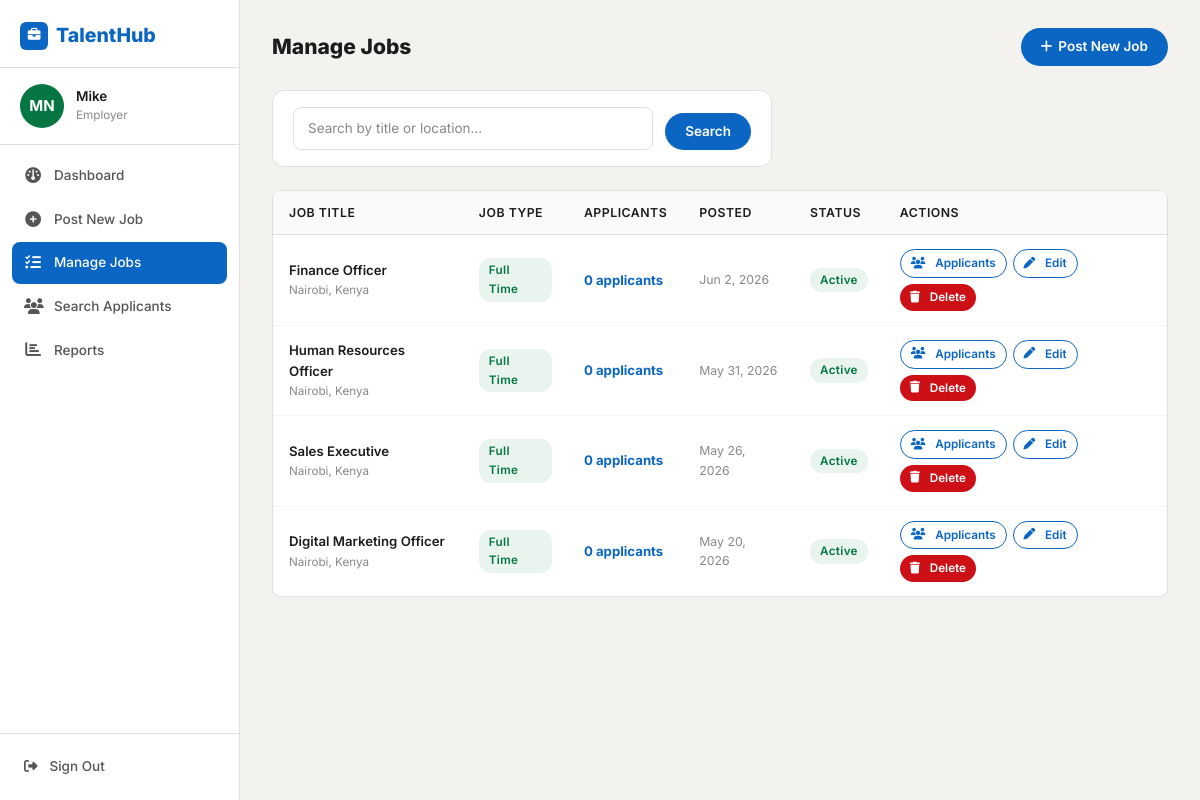
Page /staff/jobs/ (signed in) on the committed database.
### job_seeker/models.py (models this page shows, shortened)
class User(AbstractUser):
    STAFF = 'staff'
    APPLICANT = 'applicant'
    user_types = [
        (STAFF, 'staff'),
        (APPLICANT, 'applicant'),
    ]
    contact = models.CharField(max_length=100, blank=True)
    location = models.CharField(max_length=100, blank=True)
    user_type = models.CharField(max_length=20, choices=user_types, blank=True)
    class Meta:
        ordering = ['first_name', 'last_name']
    @property
    def full_name(self):
        return f'{self.first_name} {self.last_name}'.strip() or self.username
    @property
    def initials(self):
        parts = self.full_name.split()
        if len(parts) >= 2:
            return (parts[0][0] + parts[-1][0]).upper()
        return self.username[:2].upper()

class Job(models.Model):
    staff = models.ForeignKey(User, related_name='jobs', on_delete=models.CASCADE, null=True)
    title = models.CharField(max_length=255)
    company = models.CharField(max_length=200, null=True, blank=True)
    location = models.CharField(max_length=255)
    description = models.TextField()
    skills_req = models.CharField(max_length=500, null=True, blank=True)
    job_type = models.CharField(max_length=30, choices=JOB_TYPES, default='Full Time', null=True)
    link = models.URLField(null=True, blank=True)
    salary = models.CharField(max_length=100, null=True, blank=True)
    slug = AutoSlugField(populate_from='title', unique=True, null=True)
    date_posted = models.DateTimeField(default=timezone.now)
    deadline = models.DateField(null=True, blank=True)

### job_seeker/decorators.py (the view)
    def wrapper_func(request, *args, **kwargs):
        if not request.user.is_authenticated:
            return redirect('login')
        if request.user.user_type == User.STAFF or request.user.is_superuser:
            return view_func(request, *args, **kwargs)
        messages.error(request, 'Access denied. This page is for employers only.')
        return redirect('home')

### job_seeker/views.py (called while the page is built)
@login_required
@staff_required
def all_jobs(request):
    jobs = Job.objects.filter(staff=request.user).annotate(
        app_count=Count('application')
    ).order_by('-date_posted')
    search_query = request.GET.get('q', '').strip()
    if search_query:
        jobs = jobs.filter(Q(title__icontains=search_query) | Q(location__icontains=search_query))
    paginator = Paginator(jobs, 10)
    page_obj = paginator.get_page(request.GET.get('page'))
    context = {'jobs': page_obj, 'search_query': search_query}
    return render(request, 'staff/job_post.html', context)

### templates/staff/job_post.html (shortened to what this page needs)
{% extends 'base.html' %}
{% block body %}
{% include 'staff/side_bar_staff.html' %}
<div class="sidebar-main">
  <div class="page-header">
    <h1 class="page-title">Manage Jobs</h1>
    <a href="{% url 'add-job' %}" class="btn-primary-th">
      <i class="fa-solid fa-plus"></i> Post New Job
    </a>
  </div>
  <form method="get" class="filter-bar mb-4" style="max-width:500px;">
    <div class="filter-group" style="flex:1;">
      <input type="text" name="q" value="{{ search_query }}" class="th-form-control" placeholder="Search by title or location…">
    </div>
    <button type="submit" class="btn-primary-th">Search</button>
  </form>
  <div class="th-table-wrapper">
    <table class="th-table">
      <thead>
        <tr>
          <th>Job Title</th>
          <th>Job Type</th>
          <th>Applicants</th>
          <th>Posted</th>
          <th>Status</th>
          <th>Actions</th>
        </tr>
      </thead>
      <tbody>
        {% for job in jobs %}
        <tr>
          <td>
            <div style="font-weight:600;color:var(--text-dark);">{{ job.title }}</div>
            <div style="font-size:.78rem;color:var(--text-light);">{{ job.location }}</div>
          </td>
          <td>
            <span class="badge-status badge-active">{{ job.job_type }}</span>
          </td>
          <td>
            <a href="{% url 'job-applicants' job.id %}" style="font-weight:700;color:var(--primary);">
              {{ job.app_count }} applicant{{ job.app_count|pluralize }}
            </a>
          </td>
          <td style="font-size:.82rem;color:var(--text-light);">{{ job.date_posted|date:"M j, Y" }}</td>
          <td>
            {% if job.deadline and job.deadline < today %}
            <span class="badge-status badge-rejected">Closed</span>
            {% else %}
            <span class="badge-status badge-shortlisted">Active</span>
            {% endif %}
          </td>
          <td>
            <div style="display:flex;gap:6px;flex-wrap:wrap;">
              <a href="{% url 'job-applicants' job.id %}" class="btn-outline-th" style="font-size:.78rem;padding:4px 10px;">
                <i class="fa-solid fa-users me-1"></i>Applicants
              </a>
              <a href="{% url 'edit-job-post' job.slug %}" class="btn-outline-th" style="font-size:.78rem;padding:4px 10px;">
                <i class="fa-solid fa-pen me-1"></i>Edit
              </a>
              <a href="{% url 'delete-job' job.slug %}" class="btn-danger-th" style="font-size:.78rem;padding:4px 10px;"
                 onclick="return confirm('Delete this job? This cannot be undone.')">
                <i class="fa-solid fa-trash me-1"></i>Delete
              </a>
            </div>
          </td>
        </tr>
        {% endfor %}
      </tbody>
    </table>
  </div>
</div>
{% endblock %}

### templates/staff/side_bar_staff.html (shortened to what this page needs)
{% load static %}
<aside class="th-sidebar" id="staffSidebar">
  <div class="sidebar-logo-area">
    <a href="{% url 'home' %}" class="sidebar-logo">
      <div style="width:28px;height:28px;background:var(--primary);border-radius:6px;display:flex;align-items:center;justify-content:center;color:white;font-size:.85rem;flex-shrink:0;">
        <i class="fa-solid fa-briefcase"></i>
      </div>
      TalentHub
    </a>
  </div>
  <div class="sidebar-user-area">
    <div class="sidebar-avatar" style="background:var(--success);">{{ request.user.initials }}</div>
    <div style="min-width:0;">
      <p class="sidebar-user-name">{{ request.user.first_name|default:request.user.username }}</p>
      <p class="sidebar-user-email">Employer</p>
    </div>
  </div>
  <ul class="sidebar-nav">
    <li>
      <a href="{% url 'staff' %}" class="{% if request.resolver_match.url_name == 'staff' %}active{% endif %}">
        <i class="fa-solid fa-gauge"></i> Dashboard
      </a>
    </li>
    <li>
      <a href="{% url 'add-job' %}" class="{% if request.resolver_match.url_name == 'add-job' %}active{% endif %}">
        <i class="fa-solid fa-plus-circle"></i> Post New Job
      </a>
    </li>
    <li>
      <a href="{% url 'job-list' %}" class="{% if request.resolver_match.url_name == 'job-list' %}active{% endif %}">
        <i class="fa-solid fa-list-check"></i> Manage Jobs
      </a>
    </li>
    <li>
      <a href="{% url 'search-applicant' %}" class="{% if request.resolver_match.url_name == 'search-applicant' %}active{% endif %}">
        <i class="fa-solid fa-users"></i> Search Applicants
      </a>
    </li>
    <li>
      <a href="{% url 'applied-any-month' %}" class="{% if request.resolver_match.url_name == 'applied-any-month' %}active{% endif %}">
        <i class="fa-solid fa-chart-bar"></i> Reports
      </a>
    </li>
  </ul>
  <div class="sidebar-footer">
    <a href="{% url 'logout' %}" class="sidebar-logout">
      <i class="fa-solid fa-right-from-bracket"></i> Sign Out
    </a>
  </div>
</aside>

### rows in the picture
User: user.initials "MN", user.first_name "Mike"
Job: title "Finance Officer", location "Nairobi, Kenya", job_type "Full Time", app_count "0", date_posted "Jun 2, 2026", shows "Active"
Job: title "Human Resources Officer", location "Nairobi, Kenya", job_type "Full Time", app_count "0", date_posted "May 31, 2026", shows "Active"
Job: title "Sales Executive", location "Nairobi, Kenya", job_type "Full Time", app_count "0", date_posted "May 26, 2026", shows "Active"
Job: title "Digital Marketing Officer", location "Nairobi, Kenya", job_type "Full Time", app_count "0", date_posted "May 20, 2026", shows "Active"
